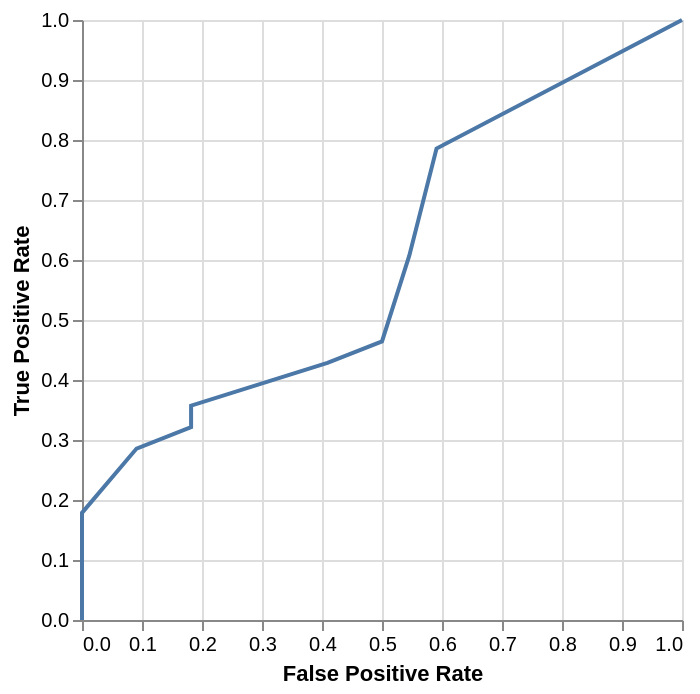

Notebook code cell kept with this figure:
### Code cell
# Compute ROC curve against a particular system in the data
from analysis.models.swe_bench import Evaluation
from sklearn.metrics import roc_curve
import pandas as pd
import altair as alt

def roc(responses: list[Response], evaluation: Evaluation) -> alt.Chart:
    """
    Compute the ROC curve for a given system.
    """
    df = pd.DataFrame([{
        "instance_id": r.instance_id,
        "likelihood": r.likelihood,
        "resolved": evaluation.results.is_resolved(r.instance_id),
    } for r in responses])

    fpr, tpr, thresholds = roc_curve(df['resolved'], df['likelihood'])
    curve = pd.DataFrame({
        "fpr": fpr,
        "tpr": tpr,
        "threshold": thresholds
    })

    p_ratio = df['resolved'].sum() / len(df)
    curve["accuracy"] = p_ratio * curve["tpr"] + (1 - p_ratio) * (1 - curve["fpr"])

    chart = alt.Chart(curve).mark_line().encode(
        x=alt.X("fpr", title="False Positive Rate"),
        y=alt.Y("tpr", title="True Positive Rate"),
        tooltip=["fpr", "tpr", "threshold", "accuracy"],
    )

    return chart

roc(responses, data.systems["20250203_openhands_4x_scaled"])

### Figure 1 — Vega-Lite specification as saved in the notebook (floating-point values rounded to 4 significant figures)
{"config": {"view": {"continuousWidth": 300, "continuousHeight": 300}}, "data": {"name": "data-8c9a57d62360d0f6ebc49211f0c07382"}, "mark": {"type": "line"}, "encoding": {"tooltip": [{"field": "fpr", "type": "quantitative"}, {"field": "tpr", "type": "quantitative"}, {"field": "threshold", "type": "quantitative"}, {"field": "accuracy", "type": "quantitative"}], "x": {"field": "fpr", "title": "False Positive Rate", "type": "quantitative"}, "y": {"field": "tpr", "title": "True Positive Rate", "type": "quantitative"}}, "$schema": "https://vega.github.io/schema/vega-lite/v5.20.1.json", "datasets": {"data-8c9a57d62360d0f6ebc49211f0c07382": [{"fpr": 0.0, "tpr": 0.0, "threshold": null, "accuracy": 0.44}, {"fpr": 0.0, "tpr": 0.1071, "threshold": 1.0, "accuracy": 0.5}, {"fpr": 0.0, "tpr": 0.1786, "threshold": 0.9, "accuracy": 0.54}, {"fpr": 0.09091, "tpr": 0.2857, "threshold": 0.8, "accuracy": 0.56}, {"fpr": 0.1818, "tpr": 0.3214, "threshold": 0.6, "accuracy": 0.54}, {"fpr": 0.1818, "tpr": 0.3571, "threshold": 0.5, "accuracy": 0.56}, {"fpr": 0.4091, "tpr": 0.4286, "threshold": 0.4, "accuracy": 0.5}, {"fpr": 0.5, "tpr": 0.4643, "threshold": 0.3, "accuracy": 0.48}, {"fpr": 0.5455, "tpr": 0.6071, "threshold": 0.2, "accuracy": 0.54}, {"fpr": 0.5909, "tpr": 0.7857, "threshold": 0.1, "accuracy": 0.62}, {"fpr": 1.0, "tpr": 1.0, "threshold": 0.0, "accuracy": 0.56}]}}
